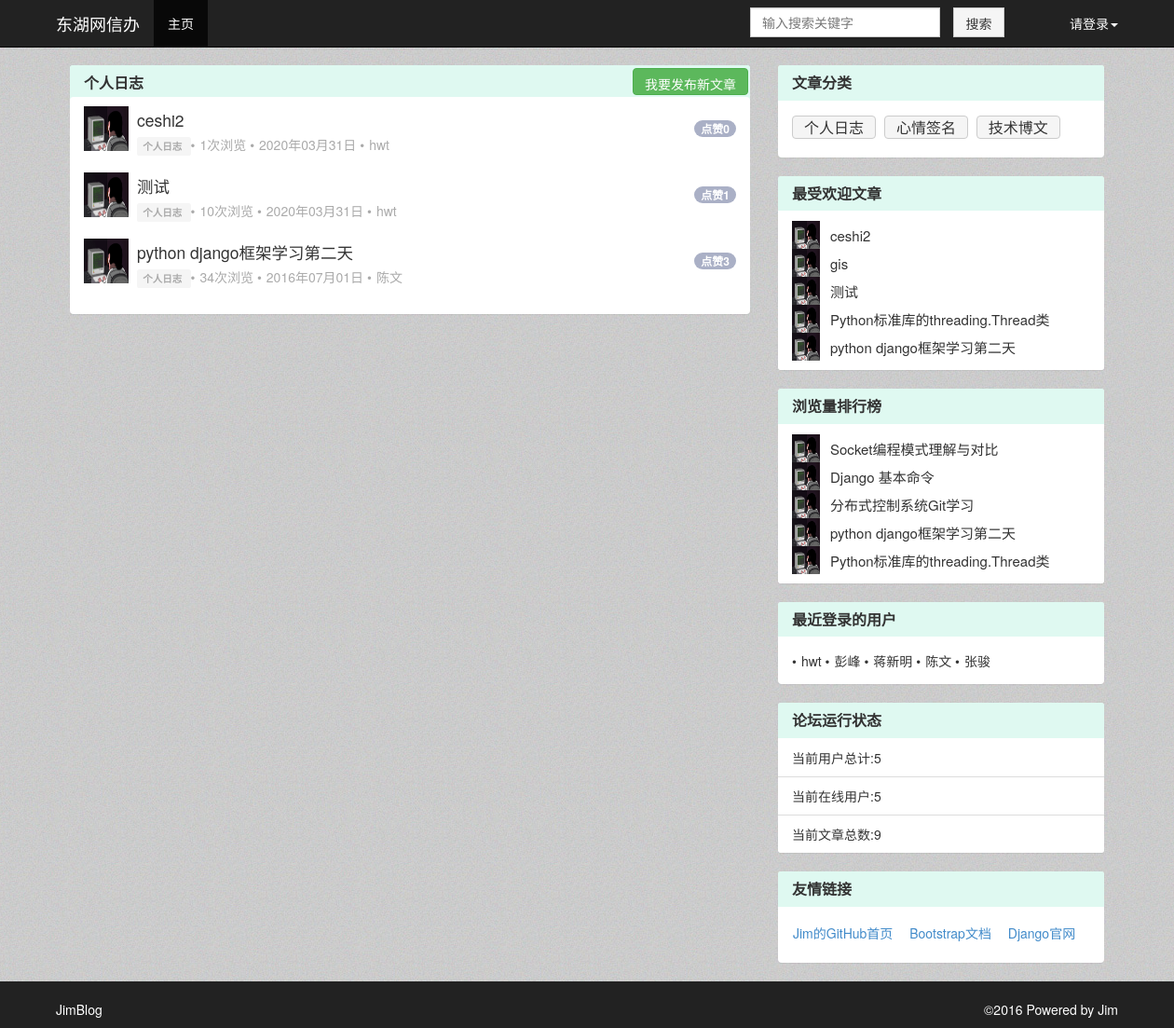
Page /category/1 on the committed database.
### BlogDemo/models.py (models this page shows, shortened)
class Category(models.Model):
	name = models.CharField(u'类名',max_length=20)
	create_time = models.DateTimeField(u'创建时间',auto_now_add=True)
	last_modified_time = models.DateTimeField(u'最后修改时间',auto_now = True)
	class Meta():
		ordering = ['-last_modified_time']

class Article(models.Model):
	status_choice=(
		('d','draft'),
		('p','Published')
	)
	title = models.CharField(u'标题',max_length=70)
	body = models.TextField(u'正文')
	create_time = models.DateTimeField(u'创建时间',auto_now_add=True)
	last_modified_time = models.DateTimeField(u'最后修改时间',auto_now = True)
	status = models.CharField(u'文章状态',max_length=1,choices = status_choice)
	abstract = models.CharField(u'文章摘要',max_length=54,blank=True,null=True,help_text=u'可选，如若为空将摘取正文的前54个字符')
	views = models.PositiveIntegerField(u'浏览量',default=0)
	likes = models.PositiveIntegerField(u'点赞数',default=0)
	likes_user = models.ManyToManyField('User',verbose_name=u'点赞人',null=True,related_name='user_hit_likes')
	topped = models.BooleanField(u'置顶',default=False)
	auther = models.ForeignKey('User',verbose_name = u'作者',null=True,on_delete = models.SET_NULL)
	category = models.ForeignKey('Category',verbose_name=u'分类',null=True,on_delete = models.SET_NULL)
	class Meta:
		ordering = ['-last_modified_time']

class User(models.Model):
	user_status=(
		('invisible',u'隐身'),
		('online',u'在线'),
		('offline',u'离线')
	)
	name = models.CharField(u'用户名',max_length=20)
	passwd = models.CharField(u'密码',max_length=20,null = True)
	email = models.EmailField(u'邮箱地址',max_length=256,default='huwt15@163.com')
	status = models.CharField(u'状态',max_length=10,choices = user_status,default='online')
	last_login_time = models.DateTimeField(u'最后一次登录时间',auto_now = True)
	class Meta():
		ordering = ['last_login_time']

### BlogDemo/views.py (the view)
# urls.py: path('',IndexView.as_view(template_name="index.html"),name='home_page') ,
class IndexView(ListView):
	context_object_name = "article_list"
	template_name = "index.html"
	def get_queryset(self):
		self.request.session["current_url"] = self.request.path#获取当前页面url存入session中，如果文章只是刷新页面,而页面不跳转，则阅读数不增加。
		if self.template_name == "category_list.html":
			article_list=Article.objects.filter(category=self.kwargs['cate_id'],status='p')#如果传入category_id则获取对应分类文章作为article_list
		else:
			article_list = Article.objects.filter(status = 'p')#如果不传入category_id则获取所有文章作为article_list
		for articles in article_list:
			articles.body = markdown2.markdown(articles.body)#文章body部分进行markdown渲染
		return article_list
	def get_context_data(self,**kwargs):
		new_comment_list = []
		try:
			kwargs['category_name']=Category.objects.get(id=self.kwargs['cate_id']).name
		except:
			pass
		try:
			user_name = self.request.session['username']
			user = get_object_or_404(User,name=user_name)
			new_comment_list = Comment.objects.filter(comment_reminder=user,comment_status="N")
		except 	KeyError:
			pass
		comment_count = len(new_comment_list)
		kwargs['comment_list_user'] = new_comment_list
		kwargs['comment_count_user'] = comment_count
		kwargs['latest_login_user']=User.objects.all().order_by('-last_login_time')[:5]
		kwargs['category_list']=Category.objects.all().order_by('name')
		kwargs['popular_article']=Article.objects.all().order_by('likes')[:5]
		kwargs['views_article']=Article.objects.all().order_by('-views')[:5]
		kwargs['user_count']=User.objects.all().count()
		kwargs['article_count']=Article.objects.all().count()
		return super(IndexView,self).get_context_data(**kwargs)

### BlogDemo/templatetags/paginate_tags.py (called while the page is built)
def get_right(current_page, right, num_pages):
    if current_page == num_pages:
        return []
    return [i + 1 for i in range(current_page, current_page + right - 1) if i < num_pages - 1]

### BlogDemo/templates/category_list.html (shortened to what this page needs)
{% extends "top.html"%}
{%block page-content%}
    <div id="wrap">
        <div class="container" id="main">
            <div class="col-md-8" id="left">
	{% load paginate_tags %}
    <div class="panel panel-default panel-amend">
        <div class="panel-heading panel-heading-amend">
            <h3 class="panel-title panel-title-margin">{{category_name}}</h3>
            <a class="btn btn-success create-article-btn" href="/article_create/">我要发布新文章</a>
        </div>
        {%for articles in article_list%}
            <div class="panel-body no-panel-body-padding">
                <div class="list-group">
                    <div class=" list-group-item list-group-item-margin list-topic-item border-less">
                        <span class="badge pull-right list-reply-count hidden-xs">点赞{{articles.likes_user.count}}</span>
                        <div class="row">
                            <div class="col-md-1 col-xs-2 col-sm-2" id="limit-width">
                                <a">
                                    <img class="avatar-middle" src="../static/7c93baa4-056c-11e6-8212-000c2919e245.jpg" title="admin">
                            </div>
                            <div class="col-xs-9 col-md-10 col-sm-9">
                                <h3 class="list-post-title"><a href="{% url 'article_detail_page' articles.pk %}" title="{{articles.title}}">{{articles.title}}</a></h3>
                                <p class="list-meta">
                                    <span class="label label-default list-meta-node">
                                        <a href="#">{{articles.category.name}}</a>
                                    </span>
                                    <span class="list-count">{{articles.views}}次浏览</span>
                                    <span class="list-time">{{articles.create_time|date:"Y年m月d日"}}</span>
                                    <span class="list-username">{{articles.auther.name}}</span>
                                </p>
                            </div>
                        </div>
                    </div>
                </div>
            </div>
			{%endfor%}
    </div>
            </div>
            <div class="col-md-4" id="right">
    <div class="panel panel-default panel-amend">
    <div class="panel-heading panel-heading-amend">
        <h3 class="panel-title">文章分类</h3>
    </div>
    <div class="panel-body">
        {%for categorys in category_list%}
            <a class="btn btn-default category_btn" href="{% url 'category_article_page' categorys.pk %}">{{categorys.name}}</a>
        {%endfor%}
    </div>
</div>
    <div class="panel panel-default panel-amend">
    <div class="panel-heading panel-heading-amend">
        <h3 class="panel-title">最受欢迎文章</h3>
    </div>
    <ul class="list-group">
                <li class="list-group-item">
					{%for articles in popular_article%}
                    <div class="row row_min_height">
                        <a href="#" class="recommend_topic"><img class="recommend_topic_img" src="../static/7c93baa4-056c-11e6-8212-000c2919e245.jpg" title="admin"></a>
						<div class="recommend_topic_list">
                            <a href="{%url 'article_detail_page' articles.pk%}" title="{{articles.title}}">{{articles.title}}</a>
                        </div>
                    </div>
					{%endfor%}
                </li>
    </ul>
</div>
    <div class="panel panel-default panel-amend">
    <div class="panel-heading panel-heading-amend">
        <h3 class="panel-title">浏览量排行榜</h3>
    </div>
    <ul class="list-group">
            <li class="list-group-item">
			{%for articles in views_article%}
                <div class="row row_min_height">
                    <a href="http://www.aeflt.net/user/center/display/?uid=8" class="hot_topic"><img class="hot_topic_img" src="../static/7c93baa4-056c-11e6-8212-000c2919e245.jpg" title="潭州助理老师  瑾萱"></a>
                    <div class="hot_topic_list">
                        <a href="{%url 'article_detail_page' articles.pk%}" title="{{articles.title}}">{{articles.title}}</a>
                    </div>
                </div>
			{%endfor%}
            </li>
    </ul>
</div>
    <div class="panel panel-default panel-amend">
    <div class="panel-heading panel-heading-amend">
        <h3 class="panel-title">最近登录的用户</h3>
    </div>
    <div class="panel-body">
	{%for users in latest_login_user%}
		<span class="list-username">{{users.name}}</span>
	{%endfor%}
    </div>
</div>
    <div class="panel panel-default panel-amend">
    <div class="panel-heading panel-heading-amend">
        <h3 class="panel-title">论坛运行状态</h3>
    </div>
   <div class="list-group">
        <span class="list-group-item">当前用户总计:{{user_count}}</span>
		<span class="list-group-item">当前在线用户:{{user_count}}</span>
		<span class="list-group-item">当前文章总数:{{article_count}}</span>
    </div>
</div>
    <div class="panel panel-default panel-amend">
    <div class="panel-heading panel-heading-amend">
        <h3 class="panel-title">友情链接</h3>
    </div>
    <div class="panel-body">
            <a class="btn friendly_link" target="_blank" href="https://github.com/jimforit">Jim的GitHub首页</a>
            <a class="btn friendly_link" target="_blank" href="http://v3.bootcss.com/">Bootstrap文档</a>
            <a class="btn friendly_link" target="_blank" href="https://www.djangoproject.com/">Django官网</a>
    </div>
</div>
            </div>
        </div>
    </div>
    <footer class="footer-color nav-footer-color" id="footer">
        <div class="container clearfix">
            <div class="text-muted pull-left">
                   <p id="text-color">JimBlog</p>
            </div>
            <p class="muted credit pull-right" id="text-color">
                ©<time>2016</time> Powered by Jim
            </p>
        </div>
    </footer>
{%endblock%}

### BlogDemo/static/navbar-fixed-top.css (style rules this page uses)
body { min-height: 2000px; padding-top: 70px; }

### BlogDemo/static/customize.css (style rules this page uses)
a { text-decoration: none !important; }
.list-post-title, .list-meta { margin: 0px; }
.list-post-title { font-size: 125%; padding-top: 5px; margin-bottom: 7px; word-wrap: break-word; word-break: break-all; margin-left: 5px; }
.avatar-middle { width: 48px; height: 48px; }
.list-reply-count { margin-top: 15px; font-family: "Helvetica Neue", Helvetica, Arial, sans-serif; }
.label a { color: #F5F5F5; }
h3.list-post-title a { text-decoration: none; color: #333; }
.list-count::before, .list-time::before, .list-username::before, .list-reply-count-xs::before { content: '\2022'; margin-right: 5px; }
.list-meta { color: #aaa; margin-left: 5px; }
footer { padding-top: 20px; }
.list-time { color: #aaa }
* { margin:0;padding:0;list-style-type:none; }
a,img { border:0; }
html,body { background:#fff;font-size:14px;font-family:"microsoft yahei"; }
html, body { min-height: 0px; height: 100%; padding-top: 0px; }
#wrap { min-height: 130%; height: auto; margin-bottom: -50px; padding-bottom: 50px; background-image: url("/static/background-picture.png"); padding-top: 70px; min-width: 1250px; }
footer { height: 50px; background-color: #FEFEFE; min-width: 1250px; }
.panel-body { padding: 15px; }
.panel-body:before, .panel-body:after { display: table; content: " "; }
.panel-body:after { clear: both; }
.list-meta-node { background-color: #F5F5F5; }
.list-meta-node a { color: #AAA; }
.list-reply-count { background-color: #aab0c6; }
body { font-family: "WenQuanYi Micro Hei", "Microsoft YaHei", "Helvetica Neue", Helvetica, Arial, sans-serif; }
html, html a { -webkit-font-smoothing: antialiased; text-shadow: 1px 1px 1px rgba(0,0,0,0.004); }
.no-panel-body-padding { padding: 0px; }
.border-less { border: 0px; }
.list-group-item-margin { margin-bottom: -20px; margin-top: -20px; }
.panel-title-margin { margin-bottom: 15px; }
.footer-color { background-color: #222; }
#text-color { color: #fff; }
#main { width: 1170px !important; }
#left { width: 760px !important; float: left; }
#right { width: 380px !important; float: right; }
#limit-width { width: 52px; }
.create-article-btn { float: right; margin-top: -40px; margin-right: -13px; height: 29px; text-align: center; }
.hot_topic { width: 40px; height: 40px; margin-left: 15px; }
.hot_topic_img { width: 30px; height: 30px; }
.hot_topic_list { width: 270px; margin-left: 56px; margin-top: -25px; word-wrap:break-word; word-break:break-all; }
.hot_topic_list a { color: #333; font-size: 15px; }
.row_min_height { min-height: 30px; }
.recommend_topic { width: 40px; height: 40px; margin-left: 15px; }
.recommend_topic_img { width: 30px; height: 30px; }
.recommend_topic_list { width: 270px; margin-left: 56px; margin-top: -25px; word-wrap:break-word; word-break:break-all; }
.recommend_topic_list a { color: #333; font-size: 15px; margin-top: 10px; }
.friendly_link { padding-top: 1px; padding-left: 0px; }
.category_btn { height: 25px; padding-top: 1px; margin: 0px 5px 5px 0px; background-color: #f5f5f5; font-size: 16px; }
.panel-heading-amend { background-color: #DFF9F1 !important; border-color: #fff!important; }
.panel-heading h3 { font-weight: bold; }
.nav-footer-color { background-image: url(/static/img/navbar-picture.png); }
.panel-amend { border: 0px !important; }

### rows in the picture
Category: name "个人日志"
Article: likes_user.count "0", title "ceshi2", category.name "个人日志", views "1", create_time "2020年03月31日", auther.name "hwt"
Article: likes_user.count "1", title "测试", category.name "个人日志", views "10", create_time "2020年03月31日", auther.name "hwt"
Article: likes_user.count "3", title "python django框架学习第二天", category.name "个人日志", views "34", create_time "2016年07月01日", auther.name "陈文"
Category: name "心情签名"
Category: name "技术博文"
Article: title "gis"
Article: title "Python标准库的threading.Thread类"
Article: title "Socket编程模式理解与对比"
Article: title "Django 基本命令"
Article: title "分布式控制系统Git学习"
User: name "hwt"
User: name "彭峰"
User: name "蒋新明"
User: name "陈文"
User: name "张骏"

### other values in the picture
{{ user_count }} "5"
{{ article_count }} "9"
